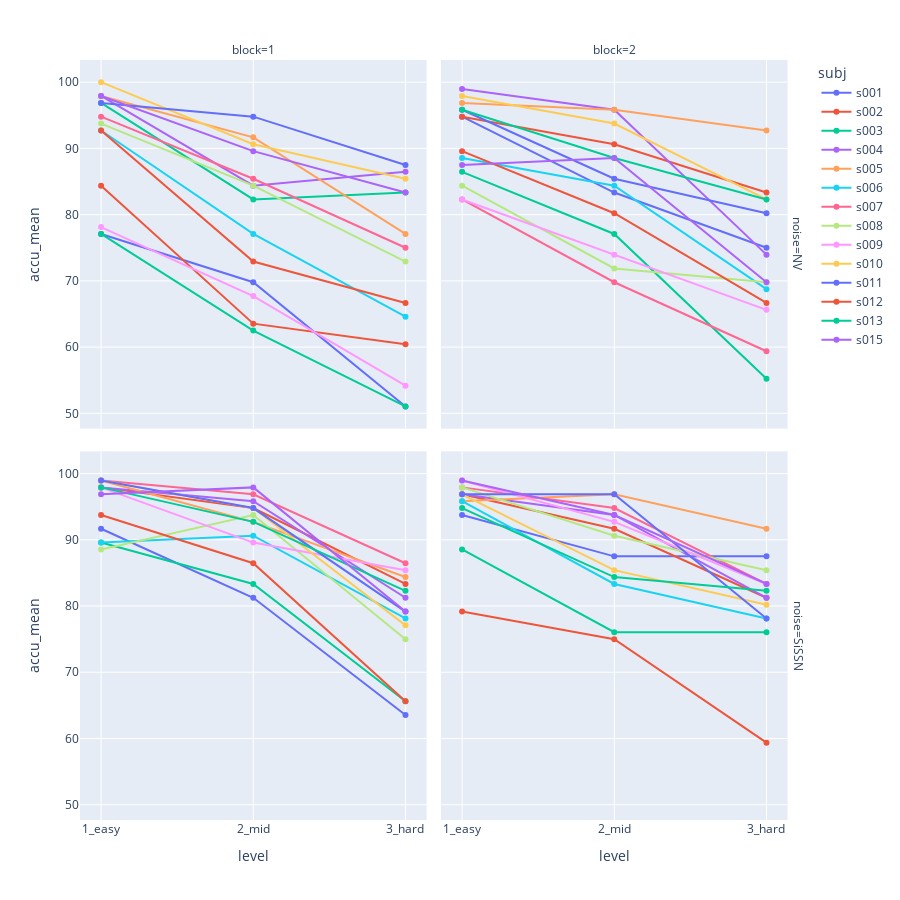

The code cell stored with this chart in its notebook:
### Code cell
#import plotly.graph_objects as go

depvar = 'accu_mean'
fig = px.line(
    df_grouped2, 
    x="level", 
    y=depvar, 
    color="subj",
    markers=True,
    facet_col="block", 
    facet_row = "noise",
     width=900, height=900
)

#fig.data[0].update(mode='markers+lines')
fig.show()

### Figure 1 — Plotly figure (JSON) as saved in the notebook; plotly's stock layout.template omitted (floating-point values rounded to 4 significant figures)
{"data": [{"hovertemplate": "subj=s001<br>noise=NV<br>block=1<br>level=%{x}<br>accu_mean=%{y}<extra></extra>", "legendgroup": "s001", "line": {"color": "#636efa", "dash": "solid"}, "marker": {"symbol": "circle"}, "mode": "markers+lines", "name": "s001", "orientation": "v", "showlegend": true, "type": "scatter", "x": ["1_easy", "2_mid", "3_hard"], "xaxis": "x3", "y": [77.08, 69.79, 51.04], "yaxis": "y3"}, {"hovertemplate": "subj=s001<br>noise=NV<br>block=2<br>level=%{x}<br>accu_mean=%{y}<extra></extra>", "legendgroup": "s001", "line": {"color": "#636efa", "dash": "solid"}, "marker": {"symbol": "circle"}, "mode": "markers+lines", "name": "s001", "orientation": "v", "showlegend": false, "type": "scatter", "x": ["1_easy", "2_mid", "3_hard"], "xaxis": "x4", "y": [94.79, 83.33, 75], "yaxis": "y4"}, {"hovertemplate": "subj=s001<br>noise=SiSSN<br>block=1<br>level=%{x}<br>accu_mean=%{y}<extra></extra>", "legendgroup": "s001", "line": {"color": "#636efa", "dash": "solid"}, "marker": {"symbol": "circle"}, "mode": "markers+lines", "name": "s001", "orientation": "v", "showlegend": false, "type": "scatter", "x": ["1_easy", "2_mid", "3_hard"], "xaxis": "x", "y": [91.67, 81.25, 63.54], "yaxis": "y"}, {"hovertemplate": "subj=s001<br>noise=SiSSN<br>block=2<br>level=%{x}<br>accu_mean=%{y}<extra></extra>", "legendgroup": "s001", "line": {"color": "#636efa", "dash": "solid"}, "marker": {"symbol": "circle"}, "mode": "markers+lines", "name": "s001", "orientation": "v", "showlegend": false, "type": "scatter", "x": ["1_easy", "2_mid", "3_hard"], "xaxis": "x2", "y": [93.75, 87.5, 87.5], "yaxis": "y2"}, {"hovertemplate": "subj=s002<br>noise=NV<br>block=1<br>level=%{x}<br>accu_mean=%{y}<extra></extra>", "legendgroup": "s002", "line": {"color": "#EF553B", "dash": "solid"}, "marker": {"symbol": "circle"}, "mode": "markers+lines", "name": "s002", "orientation": "v", "showlegend": true, "type": "scatter", "x": ["1_easy", "2_mid", "3_hard"], "xaxis": "x3", "y": [84.38, 63.54, 60.42], "yaxis": "y3"}, {"hovertemplate": "subj=s002<br>noise=NV<br>block=2<br>level=%{x}<br>accu_mean=%{y}<extra></extra>", "legendgroup": "s002", "line": {"color": "#EF553B", "dash": "solid"}, "marker": {"symbol": "circle"}, "mode": "markers+lines", "name": "s002", "orientation": "v", "showlegend": false, "type": "scatter", "x": ["1_easy", "2_mid", "3_hard"], "xaxis": "x4", "y": [94.79, 90.62, 83.33], "yaxis": "y4"}, {"hovertemplate": "subj=s002<br>noise=SiSSN<br>block=1<br>level=%{x}<br>accu_mean=%{y}<extra></extra>", "legendgroup": "s002", "line": {"color": "#EF553B", "dash": "solid"}, "marker": {"symbol": "circle"}, "mode": "markers+lines", "name": "s002", "orientation": "v", "showlegend": false, "type": "scatter", "x": ["1_easy", "2_mid", "3_hard"], "xaxis": "x", "y": [97.92, 94.79, 83.33], "yaxis": "y"}, {"hovertemplate": "subj=s002<br>noise=SiSSN<br>block=2<br>level=%{x}<br>accu_mean=%{y}<extra></extra>", "legendgroup": "s002", "line": {"color": "#EF553B", "dash": "solid"}, "marker": {"symbol": "circle"}, "mode": "markers+lines", "name": "s002", "orientation": "v", "showlegend": false, "type": "scatter", "x": ["1_easy", "2_mid", "3_hard"], "xaxis": "x2", "y": [96.88, 91.67, 81.25], "yaxis": "y2"}, {"hovertemplate": "subj=s003<br>noise=NV<br>block=1<br>level=%{x}<br>accu_mean=%{y}<extra></extra>", "legendgroup": "s003", "line": {"color": "#00cc96", "dash": "solid"}, "marker": {"symbol": "circle"}, "mode": "markers+lines", "name": "s003", "orientation": "v", "showlegend": true, "type": "scatter", "x": ["1_easy", "2_mid", "3_hard"], "xaxis": "x3", "y": [96.88, 82.29, 83.33], "yaxis": "y3"}, {"hovertemplate": "subj=s003<br>noise=NV<br>block=2<br>level=%{x}<br>accu_mean=%{y}<extra></extra>", "legendgroup": "s003", "line": {"color": "#00cc96", "dash": "solid"}, "marker": {"symbol": "circle"}, "mode": "markers+lines", "name": "s003", "orientation": "v", "showlegend": false, "type": "scatter", "x": ["1_easy", "2_mid", "3_hard"], "xaxis": "x4", "y": [86.46, 77.08, 55.21], "yaxis": "y4"}, {"hovertemplate": "subj=s003<br>noise=SiSSN<br>block=1<br>level=%{x}<br>accu_mean=%{y}<extra></extra>", "legendgroup": "s003", "line": {"color": "#00cc96", "dash": "solid"}, "marker": {"symbol": "circle"}, "mode": "markers+lines", "name": "s003", "orientation": "v", "showlegend": false, "type": "scatter", "x": ["1_easy", "2_mid", "3_hard"], "xaxis": "x", "y": [89.58, 83.33, 65.62], "yaxis": "y"}, {"hovertemplate": "subj=s003<br>noise=SiSSN<br>block=2<br>level=%{x}<br>accu_mean=%{y}<extra></extra>", "legendgroup": "s003", "line": {"color": "#00cc96", "dash": "solid"}, "marker": {"symbol": "circle"}, "mode": "markers+lines", "name": "s003", "orientation": "v", "showlegend": false, "type": "scatter", "x": ["1_easy", "2_mid", "3_hard"], "xaxis": "x2", "y": [88.54, 76.04, 76.04], "yaxis": "y2"}, {"hovertemplate": "subj=s004<br>noise=NV<br>block=1<br>level=%{x}<br>accu_mean=%{y}<extra></extra>", "legendgroup": "s004", "line": {"color": "#ab63fa", "dash": "solid"}, "marker": {"symbol": "circle"}, "mode": "markers+lines", "name": "s004", "orientation": "v", "showlegend": true, "type": "scatter", "x": ["1_easy", "2_mid", "3_hard"], "xaxis": "x3", "y": [97.92, 84.38, 86.46], "yaxis": "y3"}, {"hovertemplate": "subj=s004<br>noise=NV<br>block=2<br>level=%{x}<br>accu_mean=%{y}<extra></extra>", "legendgroup": "s004", "line": {"color": "#ab63fa", "dash": "solid"}, "marker": {"symbol": "circle"}, "mode": "markers+lines", "name": "s004", "orientation": "v", "showlegend": false, "type": "scatter", "x": ["1_easy", "2_mid", "3_hard"], "xaxis": "x4", "y": [98.96, 95.83, 73.96], "yaxis": "y4"}, {"hovertemplate": "subj=s004<br>noise=SiSSN<br>block=1<br>level=%{x}<br>accu_mean=%{y}<extra></extra>", "legendgroup": "s004", "line": {"color": "#ab63fa", "dash": "solid"}, "marker": {"symbol": "circle"}, "mode": "markers+lines", "name": "s004", "orientation": "v", "showlegend": false, "type": "scatter", "x": ["1_easy", "2_mid", "3_hard"], "xaxis": "x", "y": [97.92, 95.83, 81.25], "yaxis": "y"}, {"hovertemplate": "subj=s004<br>noise=SiSSN<br>block=2<br>level=%{x}<br>accu_mean=%{y}<extra></extra>", "legendgroup": "s004", "line": {"color": "#ab63fa", "dash": "solid"}, "marker": {"symbol": "circle"}, "mode": "markers+lines", "name": "s004", "orientation": "v", "showlegend": false, "type": "scatter", "x": ["1_easy", "2_mid", "3_hard"], "xaxis": "x2", "y": [96.88, 93.75, 81.25], "yaxis": "y2"}, {"hovertemplate": "subj=s005<br>noise=NV<br>block=1<br>level=%{x}<br>accu_mean=%{y}<extra></extra>", "legendgroup": "s005", "line": {"color": "#FFA15A", "dash": "solid"}, "marker": {"symbol": "circle"}, "mode": "markers+lines", "name": "s005", "orientation": "v", "showlegend": true, "type": "scatter", "x": ["1_easy", "2_mid", "3_hard"], "xaxis": "x3", "y": [97.92, 91.67, 77.08], "yaxis": "y3"}, {"hovertemplate": "subj=s005<br>noise=NV<br>block=2<br>level=%{x}<br>accu_mean=%{y}<extra></extra>", "legendgroup": "s005", "line": {"color": "#FFA15A", "dash": "solid"}, "marker": {"symbol": "circle"}, "mode": "markers+lines", "name": "s005", "orientation": "v", "showlegend": false, "type": "scatter", "x": ["1_easy", "2_mid", "3_hard"], "xaxis": "x4", "y": [96.88, 95.83, 92.71], "yaxis": "y4"}, {"hovertemplate": "subj=s005<br>noise=SiSSN<br>block=1<br>level=%{x}<br>accu_mean=%{y}<extra></extra>", "legendgroup": "s005", "line": {"color": "#FFA15A", "dash": "solid"}, "marker": {"symbol": "circle"}, "mode": "markers+lines", "name": "s005", "orientation": "v", "showlegend": false, "type": "scatter", "x": ["1_easy", "2_mid", "3_hard"], "xaxis": "x", "y": [98.96, 92.71, 84.38], "yaxis": "y"}, {"hovertemplate": "subj=s005<br>noise=SiSSN<br>block=2<br>level=%{x}<br>accu_mean=%{y}<extra></extra>", "legendgroup": "s005", "line": {"color": "#FFA15A", "dash": "solid"}, "marker": {"symbol": "circle"}, "mode": "markers+lines", "name": "s005", "orientation": "v", "showlegend": false, "type": "scatter", "x": ["1_easy", "2_mid", "3_hard"], "xaxis": "x2", "y": [95.83, 96.88, 91.67], "yaxis": "y2"}, {"hovertemplate": "subj=s006<br>noise=NV<br>block=1<br>level=%{x}<br>accu_mean=%{y}<extra></extra>", "legendgroup": "s006", "line": {"color": "#19d3f3", "dash": "solid"}, "marker": {"symbol": "circle"}, "mode": "markers+lines", "name": "s006", "orientation": "v", "showlegend": true, "type": "scatter", "x": ["1_easy", "2_mid", "3_hard"], "xaxis": "x3", "y": [92.71, 77.08, 64.58], "yaxis": "y3"}, {"hovertemplate": "subj=s006<br>noise=NV<br>block=2<br>level=%{x}<br>accu_mean=%{y}<extra></extra>", "legendgroup": "s006", "line": {"color": "#19d3f3", "dash": "solid"}, "marker": {"symbol": "circle"}, "mode": "markers+lines", "name": "s006", "orientation": "v", "showlegend": false, "type": "scatter", "x": ["1_easy", "2_mid", "3_hard"], "xaxis": "x4", "y": [88.54, 84.38, 68.75], "yaxis": "y4"}, {"hovertemplate": "subj=s006<br>noise=SiSSN<br>block=1<br>level=%{x}<br>accu_mean=%{y}<extra></extra>", "legendgroup": "s006", "line": {"color": "#19d3f3", "dash": "solid"}, "marker": {"symbol": "circle"}, "mode": "markers+lines", "name": "s006", "orientation": "v", "showlegend": false, "type": "scatter", "x": ["1_easy", "2_mid", "3_hard"], "xaxis": "x", "y": [89.58, 90.62, 78.12], "yaxis": "y"}, {"hovertemplate": "subj=s006<br>noise=SiSSN<br>block=2<br>level=%{x}<br>accu_mean=%{y}<extra></extra>", "legendgroup": "s006", "line": {"color": "#19d3f3", "dash": "solid"}, "marker": {"symbol": "circle"}, "mode": "markers+lines", "name": "s006", "orientation": "v", "showlegend": false, "type": "scatter", "x": ["1_easy", "2_mid", "3_hard"], "xaxis": "x2", "y": [95.83, 83.33, 78.12], "yaxis": "y2"}, {"hovertemplate": "subj=s007<br>noise=NV<br>block=1<br>level=%{x}<br>accu_mean=%{y}<extra></extra>", "legendgroup": "s007", "line": {"color": "#FF6692", "dash": "solid"}, "marker": {"symbol": "circle"}, "mode": "markers+lines", "name": "s007", "orientation": "v", "showlegend": true, "type": "scatter", "x": ["1_easy", "2_mid", "3_hard"], "xaxis": "x3", "y": [94.79, 85.42, 75], "yaxis": "y3"}, {"hovertemplate": "subj=s007<br>noise=NV<br>block=2<br>level=%{x}<br>accu_mean=%{y}<extra></extra>", "legendgroup": "s007", "line": {"color": "#FF6692", "dash": "solid"}, "marker": {"symbol": "circle"}, "mode": "markers+lines", "name": "s007", "orientation": "v", "showlegend": false, "type": "scatter", "x": ["1_easy", "2_mid", "3_hard"], "xaxis": "x4", "y": [82.29, 69.79, 59.38], "yaxis": "y4"}, {"hovertemplate": "subj=s007<br>noise=SiSSN<br>block=1<br>level=%{x}<br>accu_mean=%{y}<extra></extra>", "legendgroup": "s007", "line": {"color": "#FF6692", "dash": "solid"}, "marker": {"symbol": "circle"}, "mode": "markers+lines", "name": "s007", "orientation": "v", "showlegend": false, "type": "scatter", "x": ["1_easy", "2_mid", "3_hard"], "xaxis": "x", "y": [98.96, 96.88, 86.46], "yaxis": "y"}, {"hovertemplate": "subj=s007<br>noise=SiSSN<br>block=2<br>level=%{x}<br>accu_mean=%{y}<extra></extra>", "legendgroup": "s007", "line": {"color": "#FF6692", "dash": "solid"}, "marker": {"symbol": "circle"}, "mode": "markers+lines", "name": "s007", "orientation": "v", "showlegend": false, "type": "scatter", "x": ["1_easy", "2_mid", "3_hard"], "xaxis": "x2", "y": [97.92, 94.79, 83.33], "yaxis": "y2"}, {"hovertemplate": "subj=s008<br>noise=NV<br>block=1<br>level=%{x}<br>accu_mean=%{y}<extra></extra>", "legendgroup": "s008", "line": {"color": "#B6E880", "dash": "solid"}, "marker": {"symbol": "circle"}, "mode": "markers+lines", "name": "s008", "orientation": "v", "showlegend": true, "type": "scatter", "x": ["1_easy", "2_mid", "3_hard"], "xaxis": "x3", "y": [93.75, 84.38, 72.92], "yaxis": "y3"}, {"hovertemplate": "subj=s008<br>noise=NV<br>block=2<br>level=%{x}<br>accu_mean=%{y}<extra></extra>", "legendgroup": "s008", "line": {"color": "#B6E880", "dash": "solid"}, "marker": {"symbol": "circle"}, "mode": "markers+lines", "name": "s008", "orientation": "v", "showlegend": false, "type": "scatter", "x": ["1_easy", "2_mid", "3_hard"], "xaxis": "x4", "y": [84.38, 71.88, 69.79], "yaxis": "y4"}, {"hovertemplate": "subj=s008<br>noise=SiSSN<br>block=1<br>level=%{x}<br>accu_mean=%{y}<extra></extra>", "legendgroup": "s008", "line": {"color": "#B6E880", "dash": "solid"}, "marker": {"symbol": "circle"}, "mode": "markers+lines", "name": "s008", "orientation": "v", "showlegend": false, "type": "scatter", "x": ["1_easy", "2_mid", "3_hard"], "xaxis": "x", "y": [88.54, 93.75, 75], "yaxis": "y"}, {"hovertemplate": "subj=s008<br>noise=SiSSN<br>block=2<br>level=%{x}<br>accu_mean=%{y}<extra></extra>", "legendgroup": "s008", "line": {"color": "#B6E880", "dash": "solid"}, "marker": {"symbol": "circle"}, "mode": "markers+lines", "name": "s008", "orientation": "v", "showlegend": false, "type": "scatter", "x": ["1_easy", "2_mid", "3_hard"], "xaxis": "x2", "y": [97.92, 90.62, 85.42], "yaxis": "y2"}, {"hovertemplate": "subj=s009<br>noise=NV<br>block=1<br>level=%{x}<br>accu_mean=%{y}<extra></extra>", "legendgroup": "s009", "line": {"color": "#FF97FF", "dash": "solid"}, "marker": {"symbol": "circle"}, "mode": "markers+lines", "name": "s009", "orientation": "v", "showlegend": true, "type": "scatter", "x": ["1_easy", "2_mid", "3_hard"], "xaxis": "x3", "y": [78.12, 67.71, 54.17], "yaxis": "y3"}, {"hovertemplate": "subj=s009<br>noise=NV<br>block=2<br>level=%{x}<br>accu_mean=%{y}<extra></extra>", "legendgroup": "s009", "line": {"color": "#FF97FF", "dash": "solid"}, "marker": {"symbol": "circle"}, "mode": "markers+lines", "name": "s009", "orientation": "v", "showlegend": false, "type": "scatter", "x": ["1_easy", "2_mid", "3_hard"], "xaxis": "x4", "y": [82.29, 73.96, 65.62], "yaxis": "y4"}, {"hovertemplate": "subj=s009<br>noise=SiSSN<br>block=1<br>level=%{x}<br>accu_mean=%{y}<extra></extra>", "legendgroup": "s009", "line": {"color": "#FF97FF", "dash": "solid"}, "marker": {"symbol": "circle"}, "mode": "markers+lines", "name": "s009", "orientation": "v", "showlegend": false, "type": "scatter", "x": ["1_easy", "2_mid", "3_hard"], "xaxis": "x", "y": [97.92, 89.58, 85.42], "yaxis": "y"}, {"hovertemplate": "subj=s009<br>noise=SiSSN<br>block=2<br>level=%{x}<br>accu_mean=%{y}<extra></extra>", "legendgroup": "s009", "line": {"color": "#FF97FF", "dash": "solid"}, "marker": {"symbol": "circle"}, "mode": "markers+lines", "name": "s009", "orientation": "v", "showlegend": false, "type": "scatter", "x": ["1_easy", "2_mid", "3_hard"], "xaxis": "x2", "y": [98.96, 92.71, 83.33], "yaxis": "y2"}, {"hovertemplate": "subj=s010<br>noise=NV<br>block=1<br>level=%{x}<br>accu_mean=%{y}<extra></extra>", "legendgroup": "s010", "line": {"color": "#FECB52", "dash": "solid"}, "marker": {"symbol": "circle"}, "mode": "markers+lines", "name": "s010", "orientation": "v", "showlegend": true, "type": "scatter", "x": ["1_easy", "2_mid", "3_hard"], "xaxis": "x3", "y": [100, 90.62, 85.42], "yaxis": "y3"}, {"hovertemplate": "subj=s010<br>noise=NV<br>block=2<br>level=%{x}<br>accu_mean=%{y}<extra></extra>", "legendgroup": "s010", "line": {"color": "#FECB52", "dash": "solid"}, "marker": {"symbol": "circle"}, "mode": "markers+lines", "name": "s010", "orientation": "v", "showlegend": false, "type": "scatter", "x": ["1_easy", "2_mid", "3_hard"], "xaxis": "x4", "y": [97.92, 93.75, 82.29], "yaxis": "y4"}, {"hovertemplate": "subj=s010<br>noise=SiSSN<br>block=1<br>level=%{x}<br>accu_mean=%{y}<extra></extra>", "legendgroup": "s010", "line": {"color": "#FECB52", "dash": "solid"}, "marker": {"symbol": "circle"}, "mode": "markers+lines", "name": "s010", "orientation": "v", "showlegend": false, "type": "scatter", "x": ["1_easy", "2_mid", "3_hard"], "xaxis": "x", "y": [98.96, 94.79, 77.08], "yaxis": "y"}, {"hovertemplate": "subj=s010<br>noise=SiSSN<br>block=2<br>level=%{x}<br>accu_mean=%{y}<extra></extra>", "legendgroup": "s010", "line": {"color": "#FECB52", "dash": "solid"}, "marker": {"symbol": "circle"}, "mode": "markers+lines", "name": "s010", "orientation": "v", "showlegend": false, "type": "scatter", "x": ["1_easy", "2_mid", "3_hard"], "xaxis": "x2", "y": [96.88, 85.42, 80.21], "yaxis": "y2"}, {"hovertemplate": "subj=s011<br>noise=NV<br>block=1<br>level=%{x}<br>accu_mean=%{y}<extra></extra>", "legendgroup": "s011", "line": {"color": "#636efa", "dash": "solid"}, "marker": {"symbol": "circle"}, "mode": "markers+lines", "name": "s011", "orientation": "v", "showlegend": true, "type": "scatter", "x": ["1_easy", "2_mid", "3_hard"], "xaxis": "x3", "y": [96.88, 94.79, 87.5], "yaxis": "y3"}, {"hovertemplate": "subj=s011<br>noise=NV<br>block=2<br>level=%{x}<br>accu_mean=%{y}<extra></extra>", "legendgroup": "s011", "line": {"color": "#636efa", "dash": "solid"}, "marker": {"symbol": "circle"}, "mode": "markers+lines", "name": "s011", "orientation": "v", "showlegend": false, "type": "scatter", "x": ["1_easy", "2_mid", "3_hard"], "xaxis": "x4", "y": [95.83, 85.42, 80.21], "yaxis": "y4"}, {"hovertemplate": "subj=s011<br>noise=SiSSN<br>block=1<br>level=%{x}<br>accu_mean=%{y}<extra></extra>", "legendgroup": "s011", "line": {"color": "#636efa", "dash": "solid"}, "marker": {"symbol": "circle"}, "mode": "markers+lines", "name": "s011", "orientation": "v", "showlegend": false, "type": "scatter", "x": ["1_easy", "2_mid", "3_hard"], "xaxis": "x", "y": [98.96, 94.79, 79.17], "yaxis": "y"}, {"hovertemplate": "subj=s011<br>noise=SiSSN<br>block=2<br>level=%{x}<br>accu_mean=%{y}<extra></extra>", "legendgroup": "s011", "line": {"color": "#636efa", "dash": "solid"}, "marker": {"symbol": "circle"}, "mode": "markers+lines", "name": "s011", "orientation": "v", "showlegend": false, "type": "scatter", "x": ["1_easy", "2_mid", "3_hard"], "xaxis": "x2", "y": [96.88, 96.88, 78.12], "yaxis": "y2"}, {"hovertemplate": "subj=s012<br>noise=NV<br>block=1<br>level=%{x}<br>accu_mean=%{y}<extra></extra>", "legendgroup": "s012", "line": {"color": "#EF553B", "dash": "solid"}, "marker": {"symbol": "circle"}, "mode": "markers+lines", "name": "s012", "orientation": "v", "showlegend": true, "type": "scatter", "x": ["1_easy", "2_mid", "3_hard"], "xaxis": "x3", "y": [92.71, 72.92, 66.67], "yaxis": "y3"}, {"hovertemplate": "subj=s012<br>noise=NV<br>block=2<br>level=%{x}<br>accu_mean=%{y}<extra></extra>", "legendgroup": "s012", "line": {"color": "#EF553B", "dash": "solid"}, "marker": {"symbol": "circle"}, "mode": "markers+lines", "name": "s012", "orientation": "v", "showlegend": false, "type": "scatter", "x": ["1_easy", "2_mid", "3_hard"], "xaxis": "x4", "y": [89.58, 80.21, 66.67], "yaxis": "y4"}, {"hovertemplate": "subj=s012<br>noise=SiSSN<br>block=1<br>level=%{x}<br>accu_mean=%{y}<extra></extra>", "legendgroup": "s012", "line": {"color": "#EF553B", "dash": "solid"}, "marker": {"symbol": "circle"}, "mode": "markers+lines", "name": "s012", "orientation": "v", "showlegend": false, "type": "scatter", "x": ["1_easy", "2_mid", "3_hard"], "xaxis": "x", "y": [93.75, 86.46, 65.62], "yaxis": "y"}, {"hovertemplate": "subj=s012<br>noise=SiSSN<br>block=2<br>level=%{x}<br>accu_mean=%{y}<extra></extra>", "legendgroup": "s012", "line": {"color": "#EF553B", "dash": "solid"}, "marker": {"symbol": "circle"}, "mode": "markers+lines", "name": "s012", "orientation": "v", "showlegend": false, "type": "scatter", "x": ["1_easy", "2_mid", "3_hard"], "xaxis": "x2", "y": [79.17, 75, 59.38], "yaxis": "y2"}, {"hovertemplate": "subj=s013<br>noise=NV<br>block=1<br>level=%{x}<br>accu_mean=%{y}<extra></extra>", "legendgroup": "s013", "line": {"color": "#00cc96", "dash": "solid"}, "marker": {"symbol": "circle"}, "mode": "markers+lines", "name": "s013", "orientation": "v", "showlegend": true, "type": "scatter", "x": ["1_easy", "2_mid", "3_hard"], "xaxis": "x3", "y": [77.08, 62.5, 51.04], "yaxis": "y3"}, {"hovertemplate": "subj=s013<br>noise=NV<br>block=2<br>level=%{x}<br>accu_mean=%{y}<extra></extra>", "legendgroup": "s013", "line": {"color": "#00cc96", "dash": "solid"}, "marker": {"symbol": "circle"}, "mode": "markers+lines", "name": "s013", "orientation": "v", "showlegend": false, "type": "scatter", "x": ["1_easy", "2_mid", "3_hard"], "xaxis": "x4", "y": [95.83, 88.54, 82.29], "yaxis": "y4"}, {"hovertemplate": "subj=s013<br>noise=SiSSN<br>block=1<br>level=%{x}<br>accu_mean=%{y}<extra></extra>", "legendgroup": "s013", "line": {"color": "#00cc96", "dash": "solid"}, "marker": {"symbol": "circle"}, "mode": "markers+lines", "name": "s013", "orientation": "v", "showlegend": false, "type": "scatter", "x": ["1_easy", "2_mid", "3_hard"], "xaxis": "x", "y": [97.92, 92.71, 82.29], "yaxis": "y"}, {"hovertemplate": "subj=s013<br>noise=SiSSN<br>block=2<br>level=%{x}<br>accu_mean=%{y}<extra></extra>", "legendgroup": "s013", "line": {"color": "#00cc96", "dash": "solid"}, "marker": {"symbol": "circle"}, "mode": "markers+lines", "name": "s013", "orientation": "v", "showlegend": false, "type": "scatter", "x": ["1_easy", "2_mid", "3_hard"], "xaxis": "x2", "y": [94.79, 84.38, 82.29], "yaxis": "y2"}, {"hovertemplate": "subj=s015<br>noise=NV<br>block=1<br>level=%{x}<br>accu_mean=%{y}<extra></extra>", "legendgroup": "s015", "line": {"color": "#ab63fa", "dash": "solid"}, "marker": {"symbol": "circle"}, "mode": "markers+lines", "name": "s015", "orientation": "v", "showlegend": true, "type": "scatter", "x": ["1_easy", "2_mid", "3_hard"], "xaxis": "x3", "y": [97.92, 89.58, 83.33], "yaxis": "y3"}, {"hovertemplate": "subj=s015<br>noise=NV<br>block=2<br>level=%{x}<br>accu_mean=%{y}<extra></extra>", "legendgroup": "s015", "line": {"color": "#ab63fa", "dash": "solid"}, "marker": {"symbol": "circle"}, "mode": "markers+lines", "name": "s015", "orientation": "v", "showlegend": false, "type": "scatter", "x": ["1_easy", "2_mid", "3_hard"], "xaxis": "x4", "y": [87.5, 88.54, 69.79], "yaxis": "y4"}, {"hovertemplate": "subj=s015<br>noise=SiSSN<br>block=1<br>level=%{x}<br>accu_mean=%{y}<extra></extra>", "legendgroup": "s015", "line": {"color": "#ab63fa", "dash": "solid"}, "marker": {"symbol": "circle"}, "mode": "markers+lines", "name": "s015", "orientation": "v", "showlegend": false, "type": "scatter", "x": ["1_easy", "2_mid", "3_hard"], "xaxis": "x", "y": [96.88, 97.92, 79.17], "yaxis": "y"}, {"hovertemplate": "subj=s015<br>noise=SiSSN<br>block=2<br>level=%{x}<br>accu_mean=%{y}<extra></extra>", "legendgroup": "s015", "line": {"color": "#ab63fa", "dash": "solid"}, "marker": {"symbol": "circle"}, "mode": "markers+lines", "name": "s015", "orientation": "v", "showlegend": false, "type": "scatter", "x": ["1_easy", "2_mid", "3_hard"], "xaxis": "x2", "y": [98.96, 93.75, 83.33], "yaxis": "y2"}], "layout": {"annotations": [{"font": {}, "showarrow": false, "text": "block=1", "x": 0.24, "xanchor": "center", "xref": "paper", "y": 1, "yanchor": "bottom", "yref": "paper"}, {"font": {}, "showarrow": false, "text": "block=2", "x": 0.74, "xanchor": "center", "xref": "paper", "y": 1, "yanchor": "bottom", "yref": "paper"}, {"font": {}, "showarrow": false, "text": "noise=SiSSN", "textangle": 90, "x": 0.98, "xanchor": "left", "xref": "paper", "y": 0.2425, "yanchor": "middle", "yref": "paper"}, {"font": {}, "showarrow": false, "text": "noise=NV", "textangle": 90, "x": 0.98, "xanchor": "left", "xref": "paper", "y": 0.7575, "yanchor": "middle", "yref": "paper"}], "height": 900, "legend": {"title": {"text": "subj"}, "tracegroupgap": 0}, "margin": {"t": 60}, "width": 900, "xaxis": {"anchor": "y", "autorange": true, "domain": [0, 0.48], "range": [-0.1386, 2.139], "title": {"text": "level"}, "type": "category"}, "xaxis2": {"anchor": "y2", "autorange": true, "domain": [0.5, 0.98], "matches": "x", "range": [-0.1386, 2.139], "title": {"text": "level"}, "type": "category"}, "xaxis3": {"anchor": "y3", "autorange": true, "domain": [0, 0.48], "matches": "x", "range": [-0.1386, 2.139], "showticklabels": false, "type": "category"}, "xaxis4": {"anchor": "y4", "autorange": true, "domain": [0.5, 0.98], "matches": "x", "range": [-0.1386, 2.139], "showticklabels": false, "type": "category"}, "yaxis": {"anchor": "x", "autorange": true, "domain": [0, 0.485], "range": [47.69, 103.3], "title": {"text": "accu_mean"}, "type": "linear"}, "yaxis2": {"anchor": "x2", "autorange": true, "domain": [0, 0.485], "matches": "y", "range": [47.69, 103.3], "showticklabels": false, "type": "linear"}, "yaxis3": {"anchor": "x3", "autorange": true, "domain": [0.515, 1], "matches": "y", "range": [47.69, 103.3], "title": {"text": "accu_mean"}, "type": "linear"}, "yaxis4": {"anchor": "x4", "autorange": true, "domain": [0.515, 1], "matches": "y", "range": [47.69, 103.3], "showticklabels": false, "type": "linear"}}}
